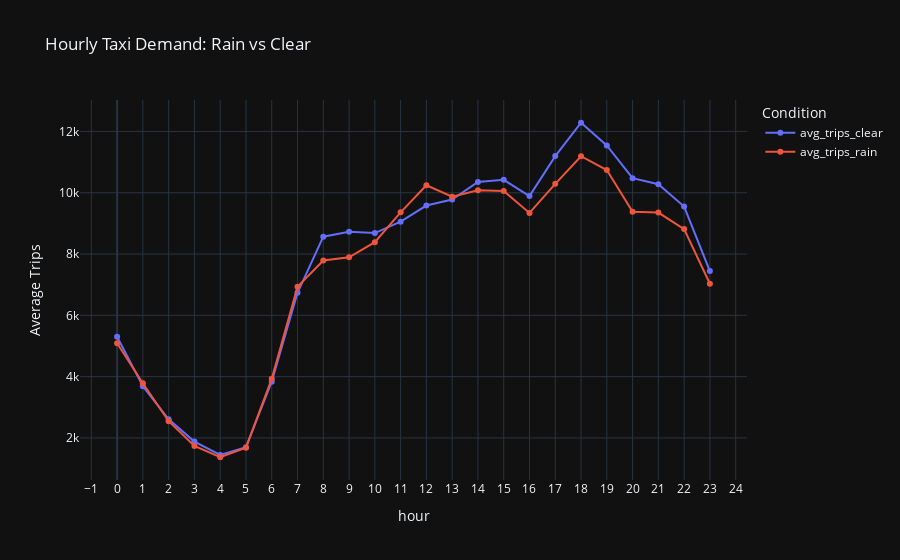

Here is the notebook cell this chart was saved with:
### Markdown cell above
Does rain change the distribution of demand across time?

### Code cell
# 2 groups 
hourly_distribution = (
    hourly_counts
    .groupBy("hour", "is_rainy")
    .agg(F.avg("trip_count").alias("avg_trips"))
    .orderBy("hour", "is_rainy")
)

hourly_pivot = (
    hourly_distribution
    .groupBy("hour")
    .pivot("is_rainy", [0, 1])
    .agg(F.first("avg_trips"))
    .withColumnRenamed("0", "avg_trips_clear")
    .withColumnRenamed("1", "avg_trips_rain")
    .orderBy("hour")
)
hourly_pivot.show(24)

##Plot results:

import pandas
import plotly.express as px
hourly_pd = hourly_pivot.toPandas()
fig = px.line(
    hourly_pd,
    x="hour",
    y=["avg_trips_clear", "avg_trips_rain"],
    title="Hourly Taxi Demand: Rain vs Clear",
    labels={"value": "Average Trips", "variable": "Weather"},
    markers=True,
    template="plotly_dark"
)
fig.update_layout(
    xaxis=dict(dtick=1),
    legend_title_text="Condition"
)
fig.show()

### Figure 1 — Plotly figure (JSON) as saved in the notebook; plotly's stock layout.template omitted (floating-point values rounded to 4 significant figures)
{"data": [{"hovertemplate": "Weather=avg_trips_clear<br>hour=%{x}<br>Average Trips=%{y}<extra></extra>", "legendgroup": "avg_trips_clear", "line": {"color": "#636efa", "dash": "solid"}, "marker": {"symbol": "circle"}, "mode": "lines+markers", "name": "avg_trips_clear", "orientation": "v", "showlegend": true, "type": "scatter", "x": [0, 1, 2, 3, 4, 5, 6, 7, 8, 9, 10, 11, 12, 13, 14, 15, 16, 17, 18, 19, 20, 21, 22, 23], "xaxis": "x", "y": [5304.0, 3689.0, 2609.0, 1880.0, 1443.0, 1694.0, 3834.0, 6737.0, 8567.0, 8728.0, 8685.0, 9058.0, 9583.0, 9778.0, 10350.0, 10420.0, 9891.0, 11200.0, 12280.0, 11550.0, 10480.0, 10280.0, 9549.0, 7444.0], "yaxis": "y"}, {"hovertemplate": "Weather=avg_trips_rain<br>hour=%{x}<br>Average Trips=%{y}<extra></extra>", "legendgroup": "avg_trips_rain", "line": {"color": "#EF553B", "dash": "solid"}, "marker": {"symbol": "circle"}, "mode": "lines+markers", "name": "avg_trips_rain", "orientation": "v", "showlegend": true, "type": "scatter", "x": [0, 1, 2, 3, 4, 5, 6, 7, 8, 9, 10, 11, 12, 13, 14, 15, 16, 17, 18, 19, 20, 21, 22, 23], "xaxis": "x", "y": [5089.0, 3782.0, 2545.0, 1736.0, 1369.0, 1680.0, 3927.0, 6930.0, 7789.0, 7892.0, 8388.0, 9362.0, 10240.0, 9871.0, 10080.0, 10050.0, 9341.0, 10290.0, 11190.0, 10740.0, 9382.0, 9353.0, 8814.0, 7032.0], "yaxis": "y"}], "layout": {"legend": {"title": {"text": "Condition"}, "tracegroupgap": 0}, "title": {"text": "Hourly Taxi Demand: Rain vs Clear"}, "xaxis": {"anchor": "y", "domain": [0, 1], "dtick": 1, "title": {"text": "hour"}}, "yaxis": {"anchor": "x", "domain": [0, 1], "title": {"text": "Average Trips"}}}}
